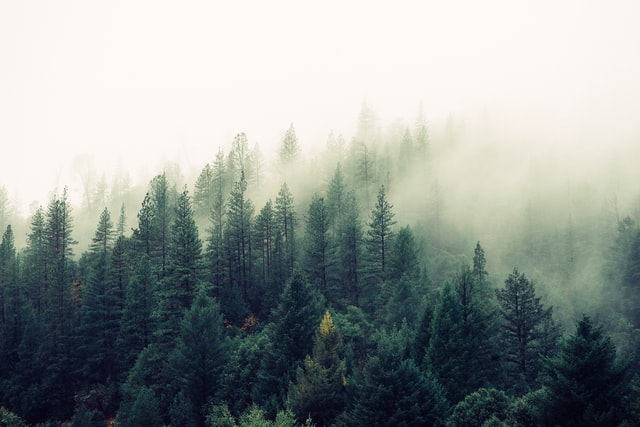
#> input picture forest1.jpg, 640 x 427 px
$ python swiftphoto.py
#> lines starting #> are read from the running program, lines starting #| are printed output that depends on the picture
import cv2
import numpy as np
from matplotlib import pyplot as plt


WAIT = 3000
img1 = cv2.imread('forest1.jpg',1)
#> img1 is the input picture: shape (427, 640, 3); mean B, G, R 148.7, 151.3, 144.6
img2 = cv2.imread('forest2.jpg',1)
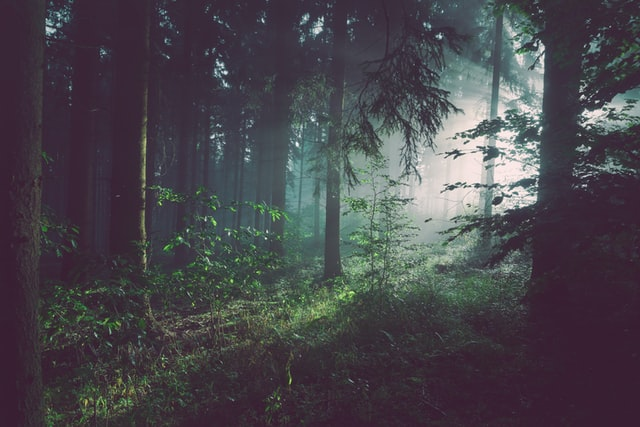
#> input picture forest2.jpg, 640 x 427 px
#> img2 is the input picture: shape (427, 640, 3); mean B, G, R 75.8, 70.3, 72.8

dst=cv2.addWeighted(img1,0.7,img2,0.3,0)
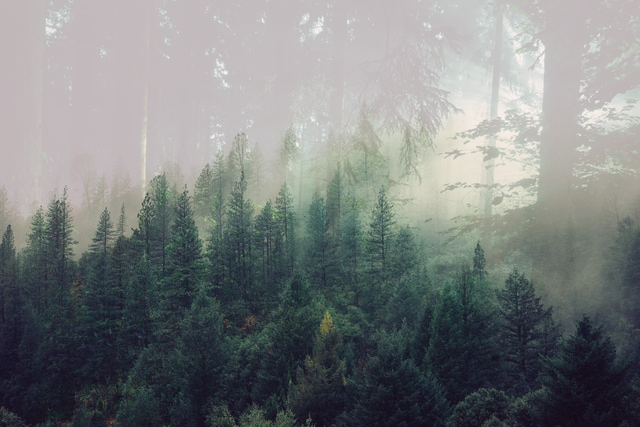
#> dst: shape (427, 640, 3); mean B, G, R 126.8, 127, 123

for it in range(WAIT+1):
        if it % 100 == 0:
            weight = it / WAIT
            res = cv2.addWeighted(img1, 1-weight, img2, weight, 0)
            cv2.imshow('images', res)
            cv2.waitKey(100)

cv2.imshow('dst', dst)
cv2.waitKey(0)
cv2.destroyAllWindows()
